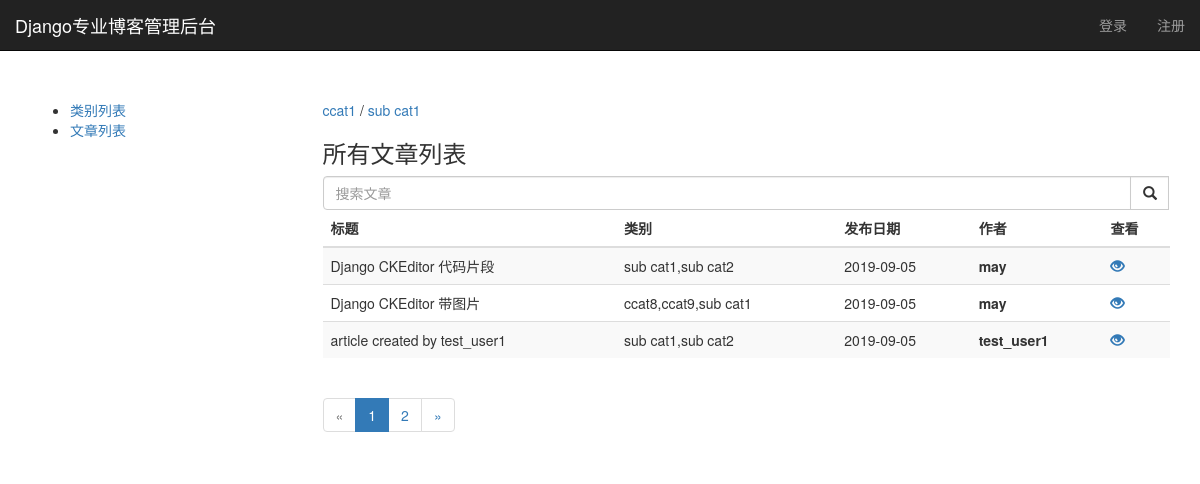
The app's page /blog/category/11/sub-cat1/ with its own data.
### blog/models.py (models this page shows, shortened)
class Category(models.Model):
    name = models.CharField('分类名', max_length=30)
    slug = models.SlugField('slug', max_length=40,blank=True)
    parent_category = models.ForeignKey('self', verbose_name='父级分类', blank=True, null=True, on_delete=models.CASCADE)
    class Meta:
        ordering = ['name']
        verbose_name = '分类'
        verbose_name_plural = verbose_name

class Article(models.Model):
    STATUS_CHOICES =(
        ('d', '草稿'),
        ('p','发表'),
    )
    title = models.CharField('标题', max_length=200 )
    slug = models.SlugField('slug', max_length=60, blank=True) #slug 最大的作用就是便于读者和搜索引擎之间从url中了解文章大概包含了什么内容
    body = RichTextUploadingField('正文')
    pub_date = models.DateTimeField('发布时间', null=True, blank=True)
    create_date = models.DateTimeField('创建时间', auto_now_add=True)
    mod_date = models.DateTimeField('修改时间', auto_now=True)
    status = models.CharField('文章状态', max_length=1, choices=STATUS_CHOICES, default='d')
    views = models.PositiveIntegerField('浏览量', default=0)
    author = models.ForeignKey(User, verbose_name='作者', on_delete=models.CASCADE)
    users_like = models.ManyToManyField(User,related_name='articles_liked', blank=True)
    category = models.ManyToManyField('Category',verbose_name='分类', blank=True, null=True) #多对多
    tags = models.ManyToManyField('Tag', verbose_name='标签', blank=True, null=True) #多对多
    class Meta:
        ordering = ['-pub_date']
        verbose_name ='文章'
        verbose_name_plural = verbose_name

### blog/views.py (the view)
# urls.py: path('category/<int:pk>/<slug:slug>/', views.CategoryDetailView.as_view(), name='category_detail'),
class CategoryDetailView(ListView):
    paginate_by = 3
    template_name = 'blog/article_list.html'
    def get_queryset(self):
        category_id = self.kwargs['pk']
        return models.Article.objects.filter(category__id=category_id).filter(status='p').order_by('-pub_date')
    def get_context_data(self, **kwargs):
        context = super().get_context_data(**kwargs)
        category_id = self.kwargs['pk']
        context['category'] = models.Category.objects.get(pk=category_id)
        return context

### blog/templatetags/blog_tags.py (called while the page is built)
@register.simple_tag
def join_queryset(queryset,field):
    field_values = queryset.values(field)
    value_list =[]
    for item in field_values:
        value_list.append(item[field])
    return ','.join(value_list)

### blog/templates/blog/article_list.html (shortened to what this page needs)
{% extends 'blog/base.html' %}
{% load blog_tags %}
{% block content %}
    {% if category %}
          {% if category.parent_category %}
<a href="{% url 'blog:category_detail' category.parent_category.id category.parent_category.slug %}">{{ category.parent_category.name }}</a> /
   {% endif %}
<a href="{% url 'blog:category_detail' category.id category.slug %}">{{ category.name }}</a>
    {% endif %}
    <h3>所有文章列表</h3>
    {% include 'blog/search_form.html' %}
    {% if page_obj %}
        <table class="table table-striped">
            <thead>
                <tr>
                    <th>标题</th>
                    <th>类别</th>
                    <th>发布日期</th>
                    <th>作者</th>
                    <th>查看</th>
                </tr>
            </thead>
            <tbody>
                {% for article in page_obj %}
                    <tr>
                        <td>{{ article.title }}</td>
                        <td>{% join_queryset article.category 'name' %}</td>
                        <td>{{ article.pub_date | date:"Y-m-d" }}</td>
                        <th>{{ article.author.username }}</th>
                        <th><a href="{% url 'blog:article_detail' article.id article.slug %}"><span class="glyphicon glyphicon-eye-open"></span></a> </th>
                    </tr>
                {% endfor %}
            </tbody>
        </table>
    {% else %}
        <p>没有文章</p>
    {% endif %}
    {% if is_paginated %}
        <ul class="pagination">
            {% if page_obj.has_previous %}
                <li><a href="?page={{page_obj.previous_page_number}}">&laquo;</a></li>
            {% else %}
                <li class="disabled"><a href="#">&laquo;</a></li>
            {% endif %}
            {% for i in paginator.page_range %}
                {% if i == page_obj.number %}
                    <li class="active"><a href="?page={{ i }}">{{i}}</a></li>
                {% else %}
                    <li><a href="?page={{ i }}">{{i}}</a></li>
                {% endif %}
            {% endfor %}
             {% if page_obj.has_next %}
                <li><a href="?page={{page_obj.next_page_number}}">&raquo;</a></li>
            {% else %}
                <li class="disabled"><a href="#">&raquo;</a></li>
            {% endif %}
        </ul>
    {% endif %}
{% endblock %}

### blog/templates/blog/base.html (shortened to what this page needs)
{% load static %}
<!DOCTYPE html>
<html lang="en">
<head>
    <link rel="stylesheet" href="{% static 'blog/bootstrap3/css/bootstrap.min.css' %}">
    <link rel="stylesheet" href="{% static 'blog/CSS/custom.css' %}">
</head>
<body>
    <nav class="navbar navbar-fixed-top navbar-inverse">
        <div class="container-fluid">
          <div class="navbar-header">
            <a class="navbar-brand" href="#">Django专业博客管理后台</a>
          </div>
          <div class="collapse navbar-collapse" id="my-nav">
            <ul class="nav navbar-nav navbar-right">
              {% if request.user.is_authenticated %}
                <li><a href="#">当前在线:{{ request.user.username }}</a></li>
                <li><a href="#">登出</a></li>
              {% else %}
              <li><a href="#">登录</a></li>
              <li><a href="#">注册</a></li>
              {% endif %}
            </ul>
          </div>
        </div>
    </nav>
    <div class="container" style="margin-top:100px;">
        <div class="row">
            <div class="col-md-3">
                <ul>
                     <li><a href="{% url 'blog:category_list' %}">类别列表</a> </li>
                    <li><a href="{% url 'blog:article_list' %}">文章列表</a> </li>
                </ul>
            </div>
            <div class="col-md-9">
                {% block content %}
                {% endblock %}
            </div>
        </div>
    </div>
</body>
</html>

### blog/templates/blog/search_form.html (shortened to what this page needs)
<form action="{% url 'blog:article_search' %}" role="search" method="get">
    <div class="input-group col-md-12">
        <input type="text" name="q" class="form-control" placeholder="搜索文章">
        <span class="input-group-btn">
            <button class="btn btn-default form-control" type="submit" value="submit">
                <span class="glyphicon glyphicon-search"></span>
            </button>
        </span>
    </div>
</form>

### records on screen
Category: parent_category.name "ccat1", name "sub cat1"
Article: title "Django CKEditor 代码片段", id "sub cat1,sub cat2", pub_date "2019-09-05", author.username "may"
Article: title "Django CKEditor 带图片", id "ccat8,ccat9,sub cat1", pub_date "2019-09-05", author.username "may"
Article: title "article created by test_user1", id "sub cat1,sub cat2", pub_date "2019-09-05", author.username "test_user1"

### other values on screen
{{ i }} "1"
{{ i }} "2"
